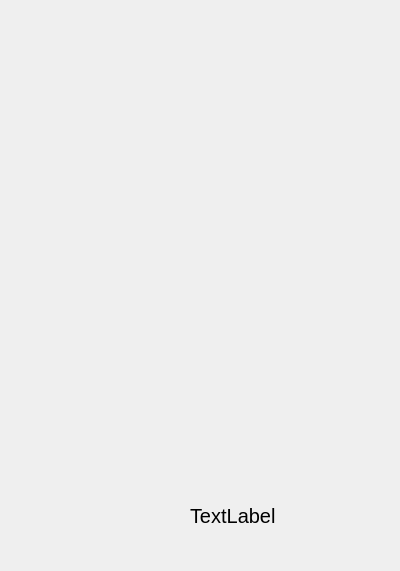
<?xml version="1.0" encoding="UTF-8"?>
<ui version="4.0">
 <class>Dialog</class>
 <widget class="QDialog" name="Dialog">
  <property name="geometry">
   <rect>
    <x>0</x>
    <y>0</y>
    <width>400</width>
    <height>571</height>
   </rect>
  </property>
  <property name="windowTitle">
   <string>Analog Clock</string>
  </property>
  <widget class="QLabel" name="label_2">
   <property name="geometry">
    <rect>
     <x>190</x>
     <y>500</y>
     <width>101</width>
     <height>31</height>
    </rect>
   </property>
   <property name="font">
    <font>
     <pointsize>15</pointsize>
    </font>
   </property>
   <property name="text">
    <string>TextLabel</string>
   </property>
  </widget>
 </widget>
 <layoutdefault spacing="6" margin="11"/>
 <resources/>
 <connections/>
</ui>
